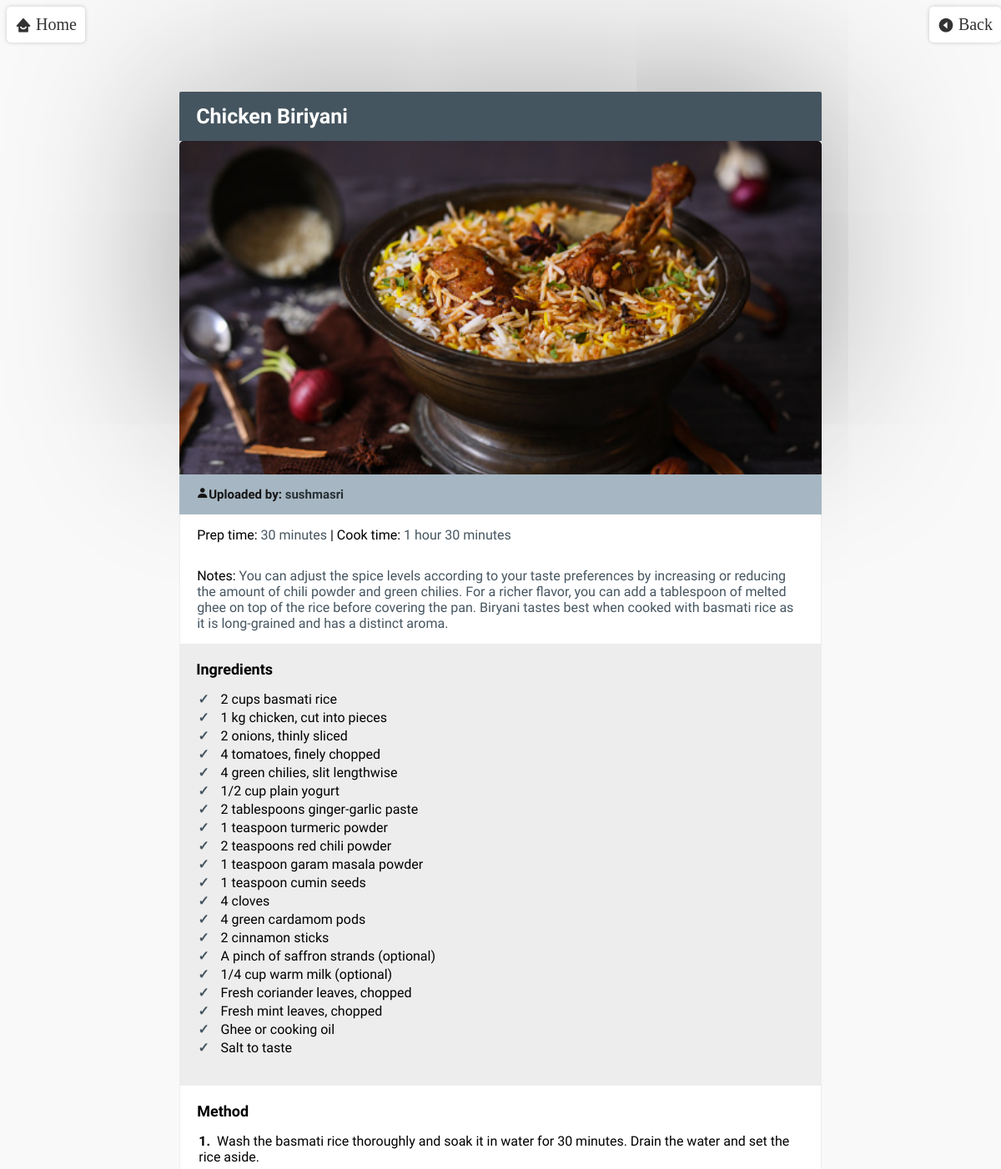
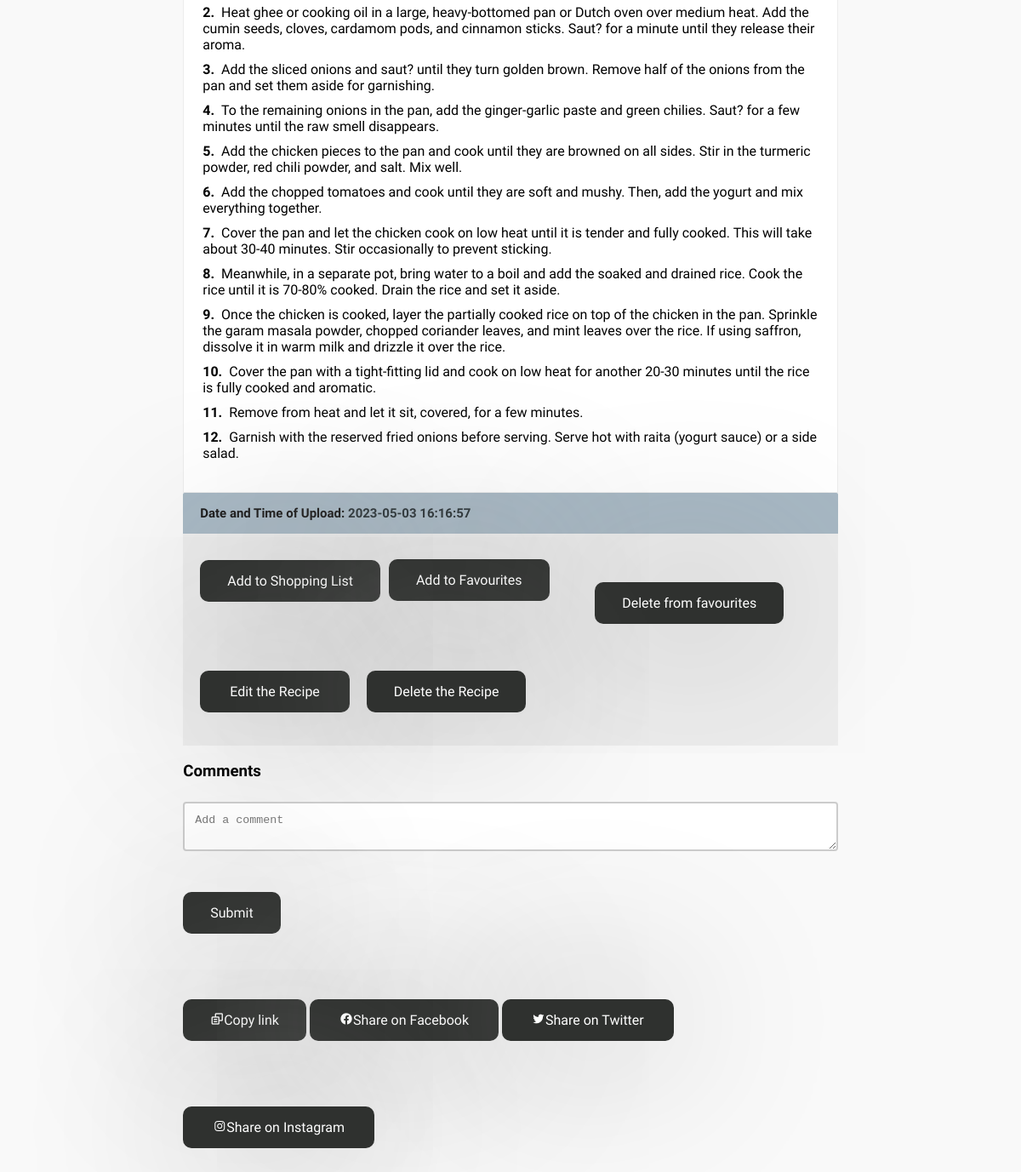
Page /PHP/recipe_list.php?recipe_id=10 (signed in) on the committed database (2 pictures, top to bottom).
### tables this page shows
CREATE TABLE `recipes` (
  `recipe_id` int(11) NOT NULL,
  `user_id` int(11) DEFAULT NULL,
  `image_path` varchar(255) DEFAULT NULL,
  `recipe_name` varchar(255) NOT NULL,
  `ingredients` text NOT NULL,
  `preparation_time` varchar(20) NOT NULL,
  `cooking_time` varchar(50) NOT NULL,
  `description` text NOT NULL,
  `tags` varchar(255) DEFAULT NULL,
  `date_and_time` datetime NOT NULL,
  `recipe_notes` text DEFAULT NULL
);

CREATE TABLE `users` (
  `user_id` int(11) NOT NULL,
  `username` varchar(255) NOT NULL,
  `fullname` varchar(255) NOT NULL,
  `email` varchar(255) NOT NULL,
  `password_hash` varchar(255) NOT NULL,
  `verify` varchar(255) NOT NULL,
  `Verified` tinyint(4) NOT NULL
);

### PHP/recipe_list.php (the view, shortened to what this page needs)
<!DOCTYPE html>
<html lang="en">
<head>
  <link rel="stylesheet" href="https://use.fontawesome.com/releases/v5.2.0/css/all.css">
  <link rel="stylesheet" href="https://use.fontawesome.com/releases/v5.2.0/css/fontawesome.css">
    <link href='https://unpkg.com/boxicons@2.1.1/css/boxicons.min.css' rel='stylesheet'>
  <link rel="stylesheet" type="text/css" href="../CSS/recipe_list.css">
  <link rel="stylesheet" type="text/css" href="../CSS/back-home.css">
</head>
<body>
  <?php
  require_once('connection.php');
  require_once('home-back.php');
  $recipe_id = $_GET['recipe_id'];
  $sql = "SELECT * FROM recipes WHERE recipe_id = $recipe_id";
  $result = mysqli_query($conn, $sql);
  if ($result) {
    $row = mysqli_fetch_assoc($result);
    $recipe_name = $row['recipe_name'];
    $ingredients = $row['ingredients'];
    $preparation_time = $row['preparation_time'];
    $cooking_time = $row['cooking_time'];
    $description = $row['description'];
    $date_and_time = $row['date_and_time'];
    $recipe_notes = $row['recipe_notes'];
    $image_path = $row['image_path'];
    $recipe_user_id = $row['user_id'];
  $user_sql = "SELECT username FROM users WHERE user_id = $recipe_user_id";
  $user_result = mysqli_query($conn, $user_sql);
  if ($user_result && mysqli_num_rows($user_result) > 0) {
    $user_row = mysqli_fetch_assoc($user_result);
    $username = $user_row['username'];
  }
    echo '<div id="card-container">';
    echo '<div id="card-title">' . $recipe_name . '</div>';
    echo '<div id="recipe-image"><img src="' . $image_path . '" alt="' . $recipe_name . '"></div>';
    echo '<div id="card-title-time"> <i class="bx bxs-user"></i>Uploaded by:  <span class="detail-value-time">' . $username . '</div>';
    echo '<div id="details">Prep time: <span class="detail-value">' . $preparation_time . ' </span> | Cook time: <span class="detail-value">' . $cooking_time . ' </span></div>';
    echo '<div id="details">Notes: <span class="detail-value">' . $recipe_notes . ' </span></div>';
    echo '<div id="card-items">';
    echo '<span class="card-item-title">Ingredients</span>';
    echo '<ul class="checkmark">';
    $ingredient_list = explode("\n", $ingredients);
    foreach ($ingredient_list as $ingredient) {
      echo '<li>' . $ingredient . '</li>';
    }
    echo '</ul>';
    echo '</div>';
    echo '<div id="method">';
    echo '<span class="card-item-title">Method</span>';
    echo '<ol>';
    $step_list = explode("\n", $description);
    foreach ($step_list as $step) {
      echo '<li>' . $step . '</li>';
    }
    echo '</ol>';
    echo '</div>';
    echo '<div id="card-title-time">Date and Time of Upload:  <span class="detail-value-time">' . $date_and_time . '</span></div>';
    echo '<div id="card-items">';
    echo '<div class="button-container">';
    echo '<form action="add_to_shoppinglist.php" method="POST">';
    echo '<button type="submit" name="add_to_list">Add to Shopping List</button>';
    echo '</form>';
    echo '<form action="add_favorites.php" method="POST">';
    echo '<button type="submit" name="add_to_list">Add to Favourites</button>';
    echo '</form>';
    echo '<a class = "delete" href="delete_favourites.php?recipe_id=' . $recipe_id . '">Delete from favourites</a>';
    echo '</div>';
    if (isset($_SESSION['user_id']) && $_SESSION['user_id'] == $recipe_user_id) {
      echo '<div id="edit-delete-container">';
      echo '<a class ="edit" href="edit_recipe.php?recipe_id=' . $recipe_id . '">Edit the Recipe</a><br>';
      echo '<a class = "delete" href="delete_recipe.php?recipe_id=' . $recipe_id . '">Delete the Recipe</a>';
      echo '</div>';
    }
    echo '</div>';
  $sql = "SELECT * FROM comments WHERE recipe_id = $recipe_id ORDER BY date_and_time DESC";
  $result = mysqli_query($conn, $sql);
  if ($result) {
  if (isset($_SESSION['user_id'])) {
    echo '<h3>Comments</h3>';
    echo '<form action="add_comment.php" method="POST">';
    echo '<textarea name="comment_text" placeholder="Add a comment"></textarea>';
    echo '<button type="submit" name="submit_comment">Submit</button>';
    echo '</form>';
  }
  }
  } else {
    echo 'No comments yet.';
  }
  ?>
<button onclick="copyToClipboard()"><i class='bx bx-copy-alt' ></i>Copy link</button>
<a class ="edit" href="https://www.facebook.com/sharer/sharer.php?u=<?php echo urlencode('https://' . $_SERVER['HTTP_HOST'] . $_SERVER['REQUEST_URI']); ?>" target="_blank"><i class='bx bxl-facebook-circle' ></i>Share on Facebook</a>
<a class ="edit" href="https://twitter.com/intent/tweet?url=<?php echo urlencode('https://' . $_SERVER['HTTP_HOST'] . $_SERVER['REQUEST_URI']); ?>" target="_blank"><i class='bx bxl-twitter'></i>Share on Twitter</a>
<a class ="edit" href="https://www.instagram.com/?url=<?php echo urlencode('https://' . $_SERVER['HTTP_HOST'] . $_SERVER['REQUEST_URI']); ?>" target="_blank"><i class='bx bxl-instagram' ></i>Share on Instagram</a>
</body>
</html>

### CSS/recipe_list.css (style rules this page uses)
body { background: #f9f9f9; }
#card-container { background: #ededed; box-shadow: 0px 0px 200px #999; font-family: 'Oxygen', sans-serif; width: 65%; height: 385px; margin: 5% auto; }
#card-title { font-family: 'Oxygen', sans-serif; font-weight: 700; font-size: 25px; background: #455560; padding: 15px 20px; color: #fff; border-radius: 2px 2px 0 0; }
#card-title-time { font-family: 'Oxygen', sans-serif; font-weight: 700; font-size: 15px; background: #a6b7c3; padding: 15px 20px; color: #161515; border-radius: 2px 2px 0 0; }
#details { background: #fff; border-left: solid 1px #ededed; border-right: solid 1px #ededed; font-size: 16px; font-family: 'Oxygen', sans-serif; padding: 15px 20px; }
.detail-value { color: #455560; }
.detail-value-time { color: #273034; }
#card-items { background: #ededed; font-family: 'Oxygen', sans-serif; padding: 20px }
.card-item-title { font-size: 18px; font-weight: 700; }
ul.checkmark li:before { color: #455560; content: "\2713\0020"; font-weight: 600; margin-left: -38px; margin-right: 10px; }
.checkmark li { list-style-type: none; }
li { margin-bottom: 3px; }
#method { background: #fff; border-left: solid 1px #ededed; border-right: solid 1px #ededed; border-bottom: solid 1px #ededed; padding: 20px; }
#method li { list-style-position: inside; margin-bottom: 10px; margin-left: -38px; list-style-type: none; }
#recipe-image { width: 100%; height: 400px; background-repeat: no-repeat; background-size: cover; background-position: center; }
#recipe-image img { width: 100%; height: 400px; object-fit: cover; border-top-left-radius: 5px; border-top-right-radius: 5px; }
ol { counter-reset: item; }
ol>li { counter-increment: item; }
ol>li::before { font-weight: bold; content: counter(item) "."; margin-right: 8px; }
button { background-color: #2f312f; border: none; color: white; padding: 15px 32px; text-align: center; text-decoration: none; display: inline-block; font-size: 16px; margin: 4px 2px; cursor: pointer; border-radius: 10px; transition: all 0.3s ease-in-out; box-shadow: 0px 0px 200px #999; font-family: 'Oxygen', sans-serif; margin: 5% auto; }
.button-container { display: flex; gap: 10px; }
#edit-delete-container { display: inline-flex; gap: 10px; }
.edit { background-color: #2f312f; border: none; color: white; padding: 15px 35px; text-align: center; text-decoration: none; display: inline-block; font-size: 16px; margin: 4px 2px; cursor: pointer; border-radius: 10px; transition: all 0.3s ease-in-out; box-shadow: 0px 0px 200px #999; font-family: 'Oxygen', sans-serif; margin: 5% auto; }
.delete { background-color: #2f312f; border: none; color: white; padding: 15px 32px; text-align: center; text-decoration: none; display: inline-block; font-size: 16px; margin: 4px 2px; cursor: pointer; border-radius: 10px; transition: all 0.3s ease-in-out; box-shadow: 0px 0px 200px #999; font-family: 'Oxygen', sans-serif; margin: 5% auto; }
textarea { width: 100%; padding: 12px; margin: 6px 0; box-sizing: border-box; border: 2px solid #ccc; border-radius: 4px; }

### rows in the picture
recipes: recipe_name "Chicken Biriyani", image_path (picture), preparation_time "30 minutes", cooking_time "1 hour 30 minutes", recipe_notes "You can adjust the spice levels according to your taste preferences by increasing or reducing the amount of chili powder and green chilies. For a richer flavor, you can add a tablespoon of melted ghee on top of the rice before covering the pan. Biryani tastes best when cooked with basmati rice as it is long-grained and has a distinct aroma.", ingredients "2 cups basmati rice", ingredients "1 kg chicken, cut into pieces", ingredients "2 onions, thinly sliced", ingredients "4 tomatoes, finely chopped", ingredients "4 green chilies, slit lengthwise", ingredients "1/2 cup plain yogurt", ingredients "2 tablespoons ginger-garlic paste", ingredients "1 teaspoon turmeric powder", ingredients "2 teaspoons red chili powder", ingredients "1 teaspoon garam masala powder", ingredients "1 teaspoon cumin seeds", ingredients "4 cloves", ingredients "4 green cardamom pods", ingredients "2 cinnamon sticks", ingredients "A pinch of saffron strands (optional)", ingredients "1/4 cup warm milk (optional)", ingredients "Fresh coriander leaves, chopped", ingredients "Fresh mint leaves, chopped", ingredients "Ghee or cooking oil", ingredients "Salt to taste", description "Wash the basmati rice thoroughly and soak it in water for 30 minutes. Drain the water and set the rice aside.", description "Heat ghee or cooking oil in a large, heavy-bottomed pan or Dutch oven over medium heat. Add the cumin seeds, cloves, cardamom pods, and cinnamon sticks. Saut? for a minute until they release their aroma.", description "Add the sliced onions and saut? until they turn golden brown. Remove half of the onions from the pan and set them aside for garnishing.", description "To the remaining onions in the pan, add the ginger-garlic paste and green chilies. Saut? for a few minutes until the raw smell disappears.", description "Add the chicken pieces to the pan and cook until they are browned on all sides. Stir in the turmeric powder, red chili powder, and salt. Mix well.", description "Add the chopped tomatoes and cook until they are soft and mushy. Then, add the yogurt and mix everything together.", description "Cover the pan and let the chicken cook on low heat until it is tender and fully cooked. This will take about 30-40 minutes. Stir occasionally to prevent sticking.", description "Meanwhile, in a separate pot, bring water to a boil and add the soaked and drained rice. Cook the rice until it is 70-80% cooked. Drain the rice and set it aside.", description "Once the chicken is cooked, layer the partially cooked rice on top of the chicken in the pan. Sprinkle the garam masala powder, chopped coriander leaves, and mint leaves over the rice. If using saffron, dissolve it in warm milk and drizzle it over the rice.", description "Cover the pan with a tight-fitting lid and cook on low heat for another 20-30 minutes until the rice is fully cooked and aromatic.", description "Remove from heat and let it sit, covered, for a few minutes.", description "Garnish with the reserved fried onions before serving. Serve hot with raita (yogurt sauce) or a side salad.", date_and_time "2023-05-03 16:16:57"
users: username "sushmasri"
